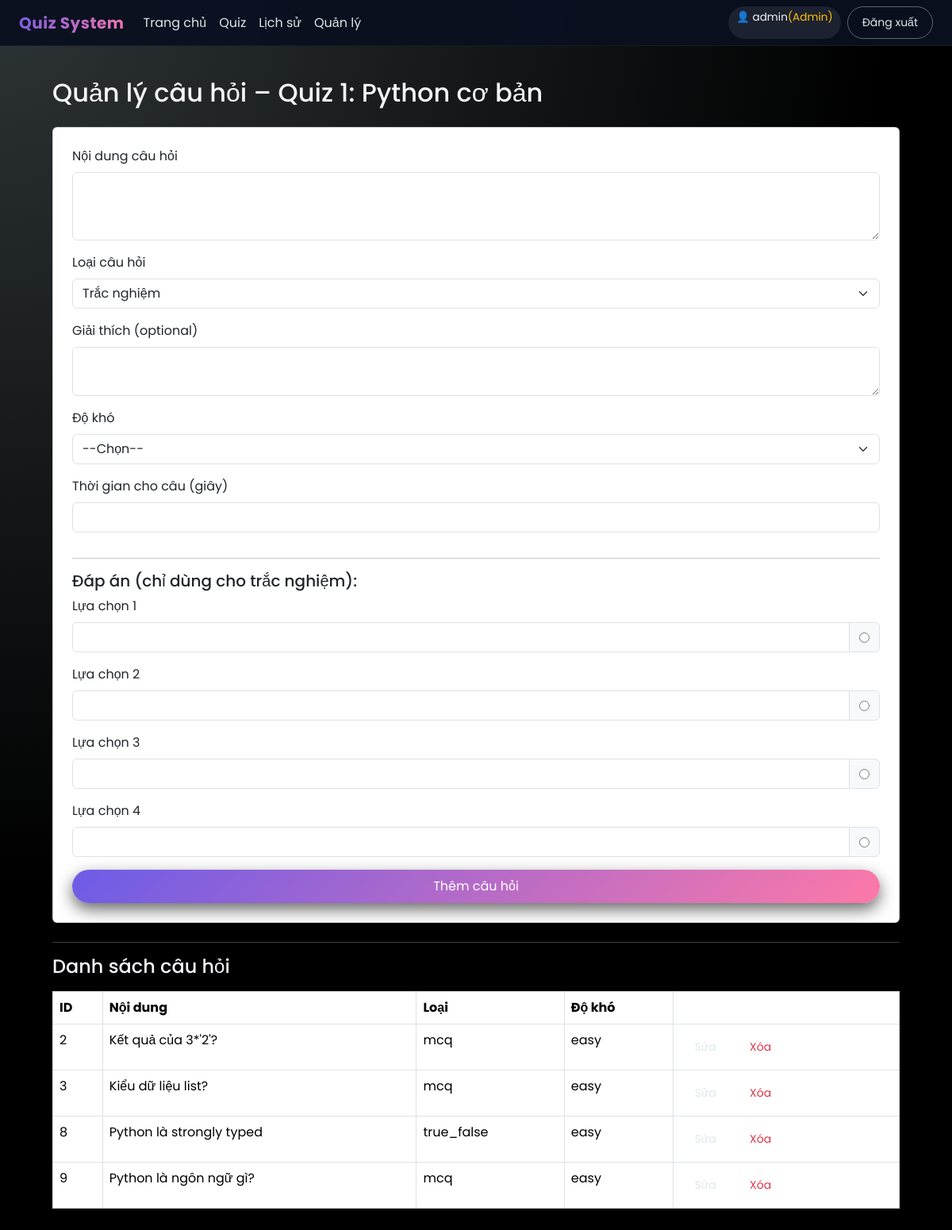
Screenshot of /quiz/admin/quizzes/1/questions (signed in) with the database file from the repository.
### app/models.py (models this page shows, shortened)
class User(UserMixin, db.Model):
    __tablename__ = "users"
    id = db.Column(db.Integer, primary_key=True)
    username = db.Column(db.String(64), unique=True, index=True, nullable=False)
    email = db.Column(db.String(120), unique=True, index=True, nullable=False)
    password_hash = db.Column(db.String(256), nullable=False)
    role = db.Column(db.String(20), default="student")  # student / admin
    submissions = db.relationship("Submission", backref="user", lazy="dynamic")
    certificates = db.relationship("Certificate", backref="user", lazy="dynamic")

class Quiz(db.Model):
    __tablename__ = "quizzes"
    id = db.Column(db.Integer, primary_key=True)
    title = db.Column(db.String(200), nullable=False)
    description = db.Column(db.Text)
    time_limit = db.Column(db.Integer)  # phút, None = không giới hạn
    mode = db.Column(db.String(20), default="exam")  # exam / practice
    is_active = db.Column(db.Boolean, default=True)
    created_by = db.Column(db.Integer, db.ForeignKey("users.id"))
    created_at = db.Column(db.DateTime, default=datetime.utcnow)
    num_questions = db.Column(db.Integer)        # số câu random từ bank
    pass_score = db.Column(db.Float, default=5)  # thang 10
    enable_certificate = db.Column(db.Boolean, default=False)
    show_explanation = db.Column(db.Boolean, default=True)
    questions = db.relationship("Question", backref="quiz", lazy="dynamic")
    submissions = db.relationship("Submission", backref="quiz", lazy="dynamic")

class Question(db.Model):
    __tablename__ = "questions"
    id = db.Column(db.Integer, primary_key=True)
    quiz_id = db.Column(db.Integer, db.ForeignKey("quizzes.id"), nullable=False)
    type = db.Column(db.String(20), default="mcq")  # mcq / true_false / fill_in / essay
    content = db.Column(db.Text, nullable=False)
    explanation = db.Column(db.Text)  # giải thích đáp án
    difficulty = db.Column(db.String(20))  # easy / medium / hard
    time_limit = db.Column(db.Integer)  # giây, optional
    choices = db.relationship("Choice", backref="question", lazy="dynamic")
    answers = db.relationship("Answer", backref="question", lazy="dynamic")

### app/quiz/routes.py (the view, shortened to what this page needs)
@quiz_bp.route("/admin/quizzes/<int:quiz_id>/questions", methods=["GET", "POST"])
@admin_required
def manage_questions(quiz_id):
    quiz = Quiz.query.get_or_404(quiz_id)
    questions = Question.query.filter_by(quiz_id=quiz.id).all()
    return render_template("quiz/manage_questions.html", quiz=quiz, questions=questions)

### app/models.py (called while the page is built)
@login.user_loader
def load_user(user_id):
    return User.query.get(int(user_id))

### app/quiz/routes.py (called while the page is built)
def admin_required(f):
    @wraps(f)
    @login_required
    def decorated(*args, **kwargs):
        if current_user.role != "admin":
            abort(403)
        return f(*args, **kwargs)
    return decorated

### app/templates/quiz/manage_questions.html (shortened to what this page needs)
{% extends "base.html" %}
{% block content %}
<h2 class="mb-4">Quản lý câu hỏi – {{ quiz.title }}</h2>
<form method="POST" class="card p-4 mb-4">
    <div class="mb-3">
        <label class="form-label">Nội dung câu hỏi</label>
        <textarea name="content" class="form-control" rows="3" required></textarea>
    </div>
    <div class="mb-3">
        <label class="form-label">Loại câu hỏi</label>
        <select name="type" class="form-select" required>
            <option value="mcq">Trắc nghiệm</option>
        </select>
    </div>
    <div class="mb-3">
        <label class="form-label">Giải thích (optional)</label>
        <textarea name="explanation" class="form-control" rows="2"></textarea>
    </div>
    <div class="mb-3">
        <label class="form-label">Độ khó</label>
        <select name="difficulty" class="form-select">
            <option value="">--Chọn--</option>
        </select>
    </div>
    <div class="mb-3">
        <label class="form-label">Thời gian cho câu (giây)</label>
        <input type="number" name="time_limit" class="form-control">
    </div>
    <hr class="my-3">
    <h5>Đáp án (chỉ dùng cho trắc nghiệm):</h5>
    {% for i in range(1, 5) %}
    <div class="mb-3">
        <label class="form-label">Lựa chọn {{ i }}</label>
        <div class="input-group">
            <input type="text" name="choice_{{ i }}" class="form-control">
            <div class="input-group-text">
                <input type="radio" name="correct_choice" value="{{ i }}">
            </div>
        </div>
    </div>
    {% endfor %}
    <button type="submit" class="btn btn-primary-soft">Thêm câu hỏi</button>
</form>
<hr>
<h4>Danh sách câu hỏi</h4>
<table class="table table-dark-soft table-bordered mt-3">
    <thead>
        <tr>
            <th>ID</th>
            <th>Nội dung</th>
            <th>Loại</th>
            <th>Độ khó</th>
            <th></th>
        </tr>
    </thead>
    <tbody>
        {% for q in questions %}
        <tr>
            <td>{{ q.id }}</td>
            <td style="max-width: 300px">{{ q.content }}</td>
            <td>{{ q.type }}</td>
            <td>{{ q.difficulty or '-' }}</td>
            <td>
              <a href="{{ url_for('quiz.edit_question', question_id=q.id) }}"
                  class="btn btn-outline-soft btn-sm">
                    Sửa</a>
                  <form method="POST"
                  action="{{ url_for('quiz.delete_question', question_id=q.id) }}"
                  style="display:inline;"
                  onsubmit="return confirm('Xóa câu hỏi này?');">
                  <button class="btn btn-outline-soft btn-sm text-danger">
                    Xóa
                  </button>
              </form>
            </td>
        </tr>
        {% endfor %}
    </tbody>
</table>
{% endblock %}

### app/templates/base.html (shortened to what this page needs)
<!doctype html>
<html lang="vi">
<head>
    <link href="https://cdn.jsdelivr.net/npm/bootstrap@5.3.3/dist/css/bootstrap.min.css" rel="stylesheet">
</head>
<body>
    <nav class="navbar navbar-expand-lg navbar-custom">
        <div class="container-fluid px-3 px-md-4">
            <a class="navbar-brand" href="{{ url_for('quiz.home') }}">Quiz System</a>
            <div class="collapse navbar-collapse" id="navbarMain">
                <ul class="navbar-nav me-auto mb-2 mb-lg-0">
                    {% if current_user.is_authenticated %}
                        <li class="nav-item"><a class="nav-link" href="{{ url_for('quiz.home') }}">Trang chủ</a></li>
                        <li class="nav-item"><a class="nav-link" href="{{ url_for('quiz.quiz_list') }}">Quiz</a></li>
                        <li class="nav-item"><a class="nav-link" href="{{ url_for('quiz.history') }}">Lịch sử</a></li>
                        {% if current_user.role == 'admin' %}
                            <li class="nav-item"><a class="nav-link" href="{{ url_for('quiz.manage_quizzes') }}">Quản lý</a></li>
                        {% endif %}
                    {% endif %}
                </ul>
                <div class="d-flex gap-2">
                    {% if current_user.is_authenticated %}
                        <span class="pill-username">👤 {{ current_user.username }}{% if current_user.role == "admin" %}<span class="text-warning">(Admin)</span>{% endif %}</span>
                        <a href="{{ url_for('auth.logout') }}" class="btn btn-outline-soft btn-sm">Đăng xuất</a>
                    {% else %}
                        <a href="{{ url_for('auth.login') }}" class="btn btn-outline-soft btn-sm">Đăng nhập</a>
                        <a href="{{ url_for('auth.register') }}" class="btn btn-primary-soft btn-sm">Đăng ký</a>
                    {% endif %}
                </div>
            </div>
        </div>
    </nav>
    <div class="main-wrapper">
        {% block content %}{% endblock %}
    </div>
</body>
</html>

### app/templates/base.html (style rules this page uses)
:root { --gradient-main: linear-gradient(135deg, #6c5ce7, #fd79a8); --gradient-alt: linear-gradient(135deg, #00cec9, #0984e3); --bg-dark: #0b1020; --card-bg: #161b2b; --accent: #fd79a8; }
* { box-sizing: border-box; }
body { font-family: "Poppins", sans-serif; background: radial-gradient(circle at top left, #2d3436 0, #000 55%); color: #f5f6fa; margin: 0; min-height: 100vh; }
.navbar-custom { background: rgba(11,16,32,0.95); backdrop-filter: blur(10px); border-bottom: 1px solid rgba(255,255,255,0.05); }
.navbar-brand { font-weight: 700; letter-spacing: .5px; background: var(--gradient-main); -webkit-background-clip: text; color: transparent; }
.nav-link { color: #dfe6e9 !important; }
.pill-username { padding: 4px 10px; border-radius: 999px; background: rgba(255,255,255,0.08); font-size: .85rem; }
.main-wrapper { max-width: 1100px; margin: 40px auto; padding: 0 16px 40px; }
.btn-primary-soft { border-radius: 999px; padding: 9px 18px; border: none; background: var(--gradient-main); color: #fff; box-shadow: 0 8px 20px rgba(0,0,0,0.6); }
.btn-outline-soft { border-radius: 999px; padding: 9px 18px; border: 1px solid rgba(255,255,255,0.35); color: #dfe6e9; background: transparent; }

### rows the page displays
User: username "admin"
Quiz: title "Quiz 1: Python cơ bản"
Question: id "2", content "Kết quả của 3*'2'?", type "mcq", difficulty "easy"
Question: id "3", content "Kiểu dữ liệu list?", type "mcq", difficulty "easy"
Question: id "8", content "Python là strongly typed", type "true_false", difficulty "easy"
Question: id "9", content "Python là ngôn ngữ gì?", type "mcq", difficulty "easy"

### other values shown
{{ i }} "1" "2" "3" "4"
